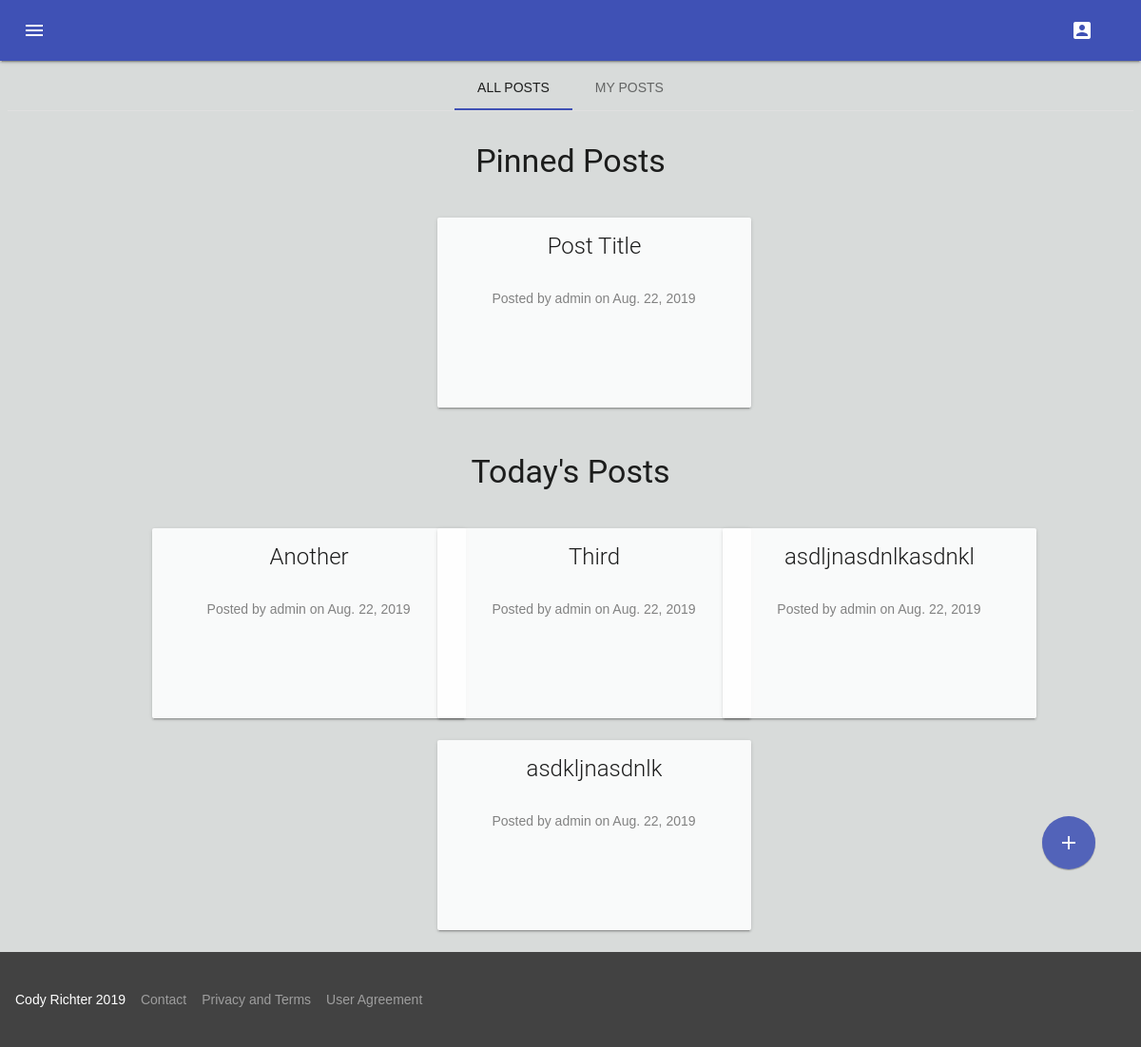
The app's page /reports/ (signed in) with its own data.
### users/models.py (models this page shows, shortened)
class SiteUser(AbstractUser):
    pass
    role = models.IntegerField(default=0)  # 0 = User,  1 = Post Moderator, 2 = Site Admin

### reports/models.py (models this page shows, shortened)
class Post(models.Model):
    title = models.CharField(max_length=32)
    description = models.CharField(max_length=5000)
    image_link = models.CharField(max_length=256)
    release_date = models.DateTimeField('release date')
    author = models.ForeignKey(settings.AUTH_USER_MODEL, on_delete=models.CASCADE)
    pinned = models.BooleanField(default=False)

### reports/views.py (the view)
# urls.py: path('', views.index, name='index'),
@login_required(login_url='/auth/login')
def index(request):
    cdt = datetime.datetime.now()
    pinned = Post.objects.all().filter(release_date__date=datetime.date.today()).order_by('release_date').filter(pinned=True)
    post_today = Post.objects.all().filter(release_date__date=datetime.date.today()).order_by('release_date').filter(pinned=False)
    post_past = Post.objects.all().filter(release_date__lt=datetime.date.today()).order_by('release_date').filter(pinned=False)
    my_post = Post.objects.all().filter(author=request.user).order_by('release_date')
    context = {'post_today': post_today,
               'post_past': post_past,
               'my_post': my_post,
               'cdt': cdt,
               'pinned': pinned}
    return render(request, 'reports/index.html', context)

### templates/reports/index.html (shortened to what this page needs)
<!DOCTYPE html>
<html lang="en">
<head>
    {% load static %}
    <link rel="stylesheet" href='{% static 'material/material.min.css' %}'>
    <link rel="stylesheet" href='{% static 'material/material-icons.css' %}'>
</head>
<body>
<div class="mdl-layout mdl-js-layout">
    {% include '_header.html' %}
    <main class="mdl-layout__content">
        <br>
        <br>
        <br>
        <div class="mdl-grid" style="text-align: center">
            <div class="mdl-tabs mdl-js-tabs mdl-js-ripple-effect">
                <div class="mdl-tabs__tab-bar">
                    <a href="#all-posts-panel" class="mdl-tabs__tab is-active">All Posts</a>
                    <a href="#my-posts-panel" class="mdl-tabs__tab">My Posts</a>
                </div>
                <div class="mdl-tabs__panel is-active" id="all-posts-panel">
                    {% if pinned %}
                        <div class="mdl-cell mdl-cell--12-col-desktop mdl-cell--8-col-tablet mdl-cell--4-col-phone"
                             style="display: inline-block">
                            <h3>Pinned Posts</h3>
                        </div>
                        {% for post in pinned %}
                            <div class="mdl-cell mdl-cell--3-col mdl-cell--middle" style="display: inline-block">
                                <a class="mdl-navigation__link" href="{% url 'detail' post.id %}">
                                    <div class="mdl-card mdl-shadow--2dp" style="display: inline-block">
                                        <div class="mdl-card__title mdl-card--expand" style="display: inline-block">
                                            <h2 class="mdl-card__title-text">{{ post.title }}</h2>
                                        </div>
                                        <div class="mdl-card__supporting-text">
                                            Posted by {{ post.author.get_username }} on {{ post.release_date.astimezone.date }}
                                        </div>
                                    </div>
                                </a>
                            </div>
                        {% endfor %}
                    {% endif %}
                    {% if post_today %}
                        <div class="mdl-cell mdl-cell--12-col-desktop mdl-cell--8-col-tablet mdl-cell--4-col-phone"
                             style="display: inline-block">
                            <h3>Today's Posts</h3>
                        </div>
                        {% for post in post_today %}
                            <div class="mdl-cell mdl-cell--3-col mdl-cell--middle" style="display: inline-block">
                                <a class="mdl-navigation__link" href="{% url 'detail' post.id %}">
                                    <div class="mdl-card mdl-shadow--2dp" style="display: inline-block">
                                        <div class="mdl-card__title mdl-card--expand" style="display: inline-block">
                                            <h2 class="mdl-card__title-text">{{ post.title }}</h2>
                                        </div>
                                        <div class="mdl-card__supporting-text">
                                            Posted by {{ post.author.get_username }} on {{ post.release_date.astimezone.date }}
                                        </div>
                                    </div>
                                </a>
                            </div>
                        {% endfor %}
                    {% endif %}
                </div>
            </div>
        </div>
            <a href="{% url 'new' %}" class="mdl-navigation__link add-post-button">
                <button class="mdl-button mdl-button--primary mdl-button--fab mdl-js-ripple-effect"><i
                        class="material-icons">add</i></button>
            </a>
    </main>
    {% include '_footer.html' %}
</div>
</body>
</html>

### templates/_header.html (shortened to what this page needs)
{% load static %}
<link rel="stylesheet" href='{% static 'material/material.min.css' %}'>
<link rel="stylesheet" href='{% static 'material/material-icons.css' %}'>
<link rel="stylesheet" href='{% static 'page/styles.css' %}'>
<div class="mdl-layout mdl-js-layout mdl-layout--fixed-header">
    <header class="mdl-layout__header">
        <div class="mdl-layout__header-row">
            <nav class="mdl-navigation mdl-layout--large-screen-only">
                {% if user.is_authenticated %}
                    <div class="material-icons mdl-badge mdl-badge--overlap"><a href="{% url 'profile' user.id %}"
                                                                                class="mdl-button--icon"
                                                                                style="text-decoration: none">account_box</a>
                    </div>
                {% else %}
                    <div></div>
                {% endif %}
            </nav>
        </div>
    </header>
    <main class="mdl-layout__content">
    </main>
</div>

### templates/_footer.html (shortened to what this page needs)
{% load static %}
<link rel="stylesheet" href='{% static 'material/material.min.css' %}'>
<link rel="stylesheet" href='{% static 'material/material-icons.css' %}'>
<footer class="mdl-mini-footer">
    <div class="mdl-mini-footer__left-section">
        <div class="mdl-logo">
            Cody Richter 2019
        </div>
        <ul class="mdl-mini-footer__link-list">
            <li><a href="http://www.codyrichter.net/contact.html">Contact</a></li>
            <li><a href="#">Privacy and Terms</a></li>
            <li><a href="#">User Agreement</a></li>
        </ul>
    </div>
</footer>

### reports/static/page/styles.css (style rules this page uses)
body { background-color: rgba(116, 128, 125, 0.28); }
.add-post-button { position: fixed; right: 4vw; bottom: 17vh; }

### records on screen
Post: title "Post Title", author.get_username "admin", release_date.astimezone "Aug. 22, 2019"
Post: title "Another", author.get_username "admin", release_date.astimezone "Aug. 22, 2019"
Post: title "Third", author.get_username "admin", release_date.astimezone "Aug. 22, 2019"
Post: title "asdljnasdnlkasdnkl", author.get_username "admin", release_date.astimezone "Aug. 22, 2019"
Post: title "asdkljnasdnlk", author.get_username "admin", release_date.astimezone "Aug. 22, 2019"
